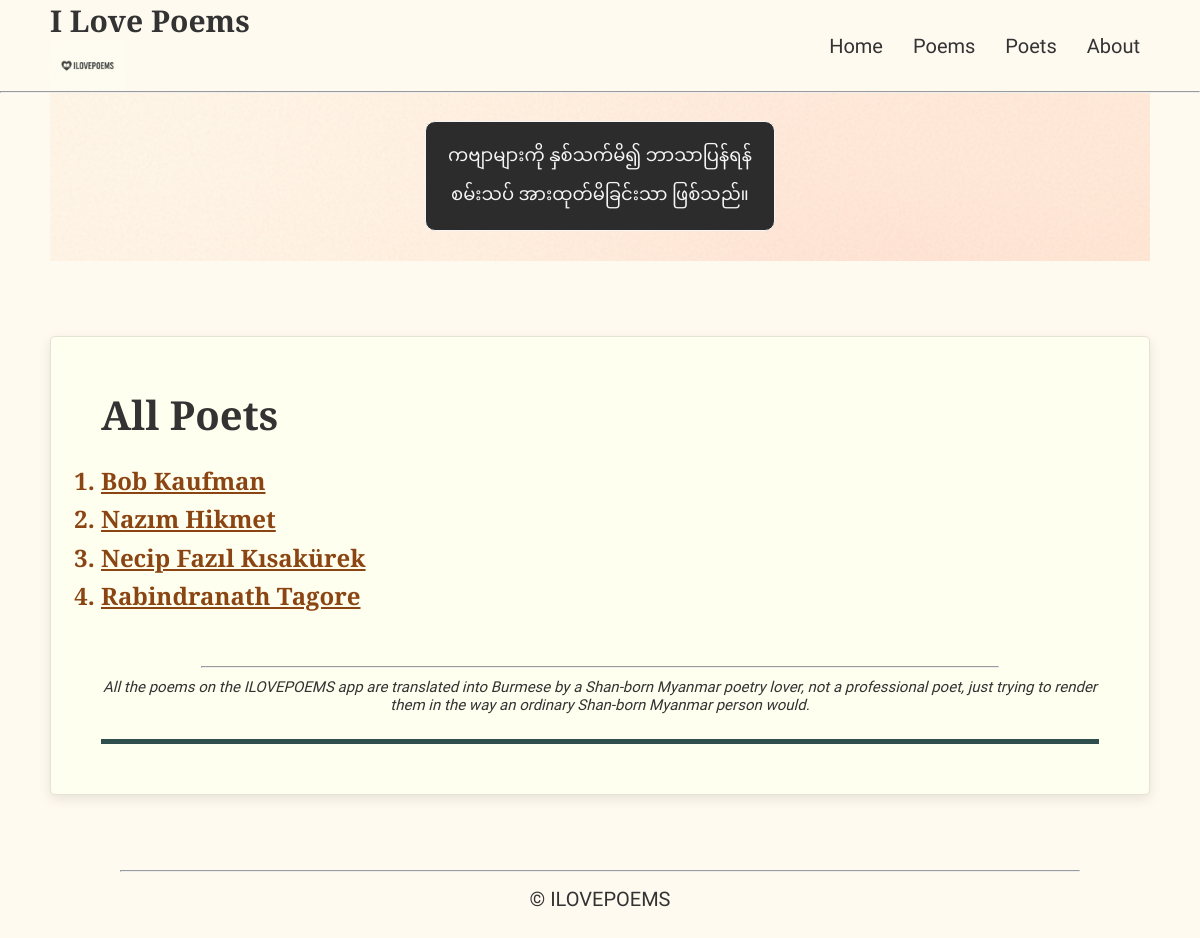
The app's page /poets/, older data.
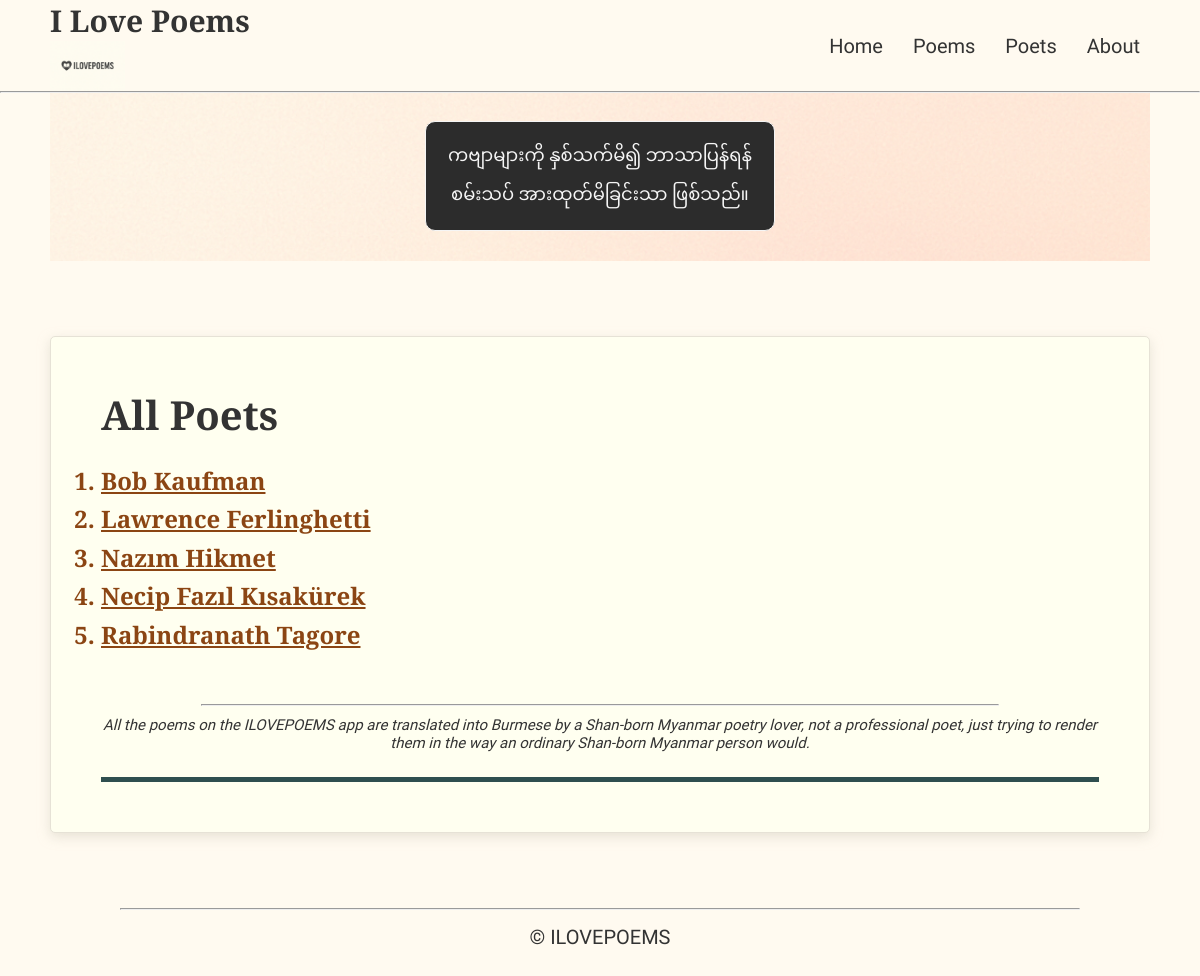
The same page, newer data.
### poems/models.py (models this page shows, shortened)
class Poet(models.Model):
    name_en = models.CharField(max_length=100)
    name_mm = models.CharField(max_length=100)    # Myanmar name
    about = models.TextField(blank=True)          # About the poet
    source = models.CharField(max_length=300, blank=True)
    born_year = models.PositiveSmallIntegerField("Year of birth", null=True, blank=False)
    dead_year = models.PositiveSmallIntegerField("Year of death", null=True, blank=False)

### poems/views.py (the view)
# urls.py: path('poets/', views.poets, name='poets'),
def poets(request):
    all_poet_list= Poet.objects.all().order_by("name_en")
    context = {
        "all_poet_list": all_poet_list
    }
    return render(request, "poems/poets.html", context)

### poems/templates/poems/poets.html (shortened to what this page needs)
{% extends "poems/base.html" %}
{% block content %}
    <div class="poem-translation">
        <div class="poem">
            {% if all_poet_list %}
                <p class="poem-title_en">All Poets</p>
                <ol class="list">
                    {% for poet in all_poet_list %}
                        <li class="poems_list_items poet">
                            <span class="poet-wrapper">
                                <a href="{% url 'poems:poet' poet.id %}" class="poet">{{ poet.name_en }}</a>
                            </span>
                        </li>
                    {% endfor %}
                </ol>
            {% endif %}
        </div>
        <hr>
        <div class="trans-note">
            <p>
                All the poems on the ILOVEPOEMS app are translated into Burmese by a Shan-born Myanmar poetry lover, not a professional poet, just trying to render them in the way an ordinary Shan-born Myanmar person would.
            </p>
        </div>
        <hr class="bottom_bar">
    </div>
{% endblock %}

Row changes from the older to the newer data that the page shows:
added Poet: name_en "Lawrence Ferlinghetti"
